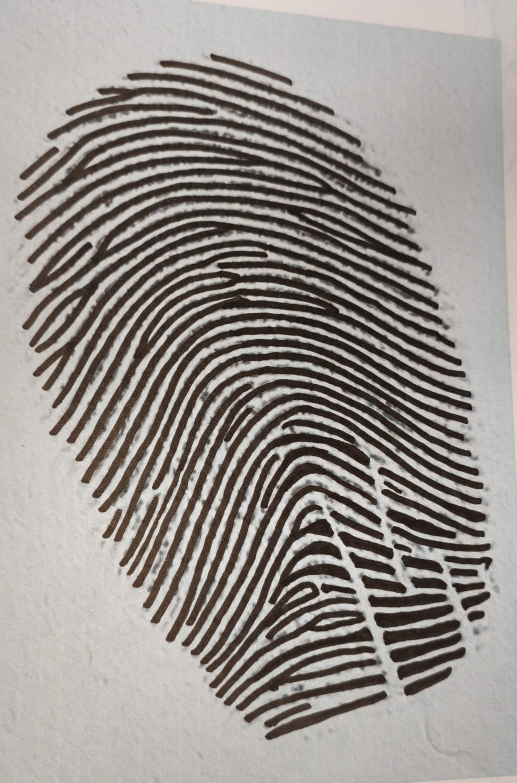
#> input picture minutiae_detection/input/Arthur1.jpeg, 1034 x 1565 px (shown at 1/2 size)
$ python -i masque.py   (imports and definitions only)
#> lines starting #> are read from the running program, lines starting #| are printed output that depends on the picture; after the words box and inside, x2 and y2 are one past the last pixel; in counts of white or black regions, pixels touching at a corner belong together
import cv2
import numpy as np
import matplotlib.pyplot as plt
from skimage.morphology import skeletonize
from scipy.ndimage import binary_opening


def masque_fun_v3(img_grise, debug=False):


#> called with debug = False
    def fill_holes_safe(binary255):
        """
        remplis les trous du masque pour qu'il soit uniforme
        """
        m = binary255.copy()
        h, w = m.shape

        # force bordure noire pour demarrer floodfill dans fond
        m[0, :] = 0
        m[-1, :] = 0
        m[:, 0] = 0
        m[:, -1] = 0

        flood = m.copy()
        mask_ff = np.zeros((h + 2, w + 2), np.uint8) #zone de "coloriage"

        # floodfill depuis (0,0) qui est maintenant garanti fond (0)
        cv2.floodFill(flood, mask_ff, (0, 0), 255)

        # trous = zones non atteintes par floodfill
        holes = cv2.bitwise_not(flood) # fond=0, empreinte=0, trous=255
        filled = cv2.bitwise_or(m, holes) # fusionne binary255 et trous
        return filled


    """
    Masque ROI :
    0 = fond
    255 = empreinte
    """
    # 1) flou fort pour effacer crêtes
    flou_gros = cv2.GaussianBlur(img_grise, (0, 0), 25.0)
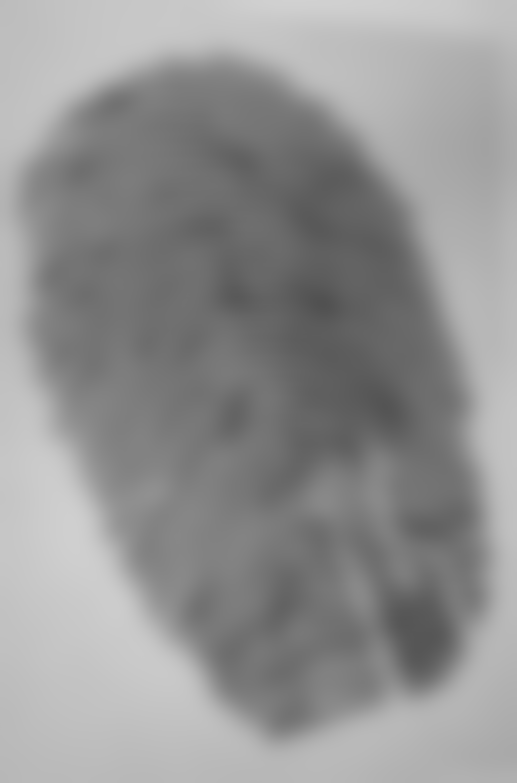
#> flou_gros: shape (1565, 1034) (shown at 1/2 size); min 81, max 209, mean 146.7

    # 2) Otsu: trouve meilleur seuil pour passage N&B
    thr, mask = cv2.threshold(flou_gros, 0, 255, cv2.THRESH_BINARY + cv2.THRESH_OTSU)
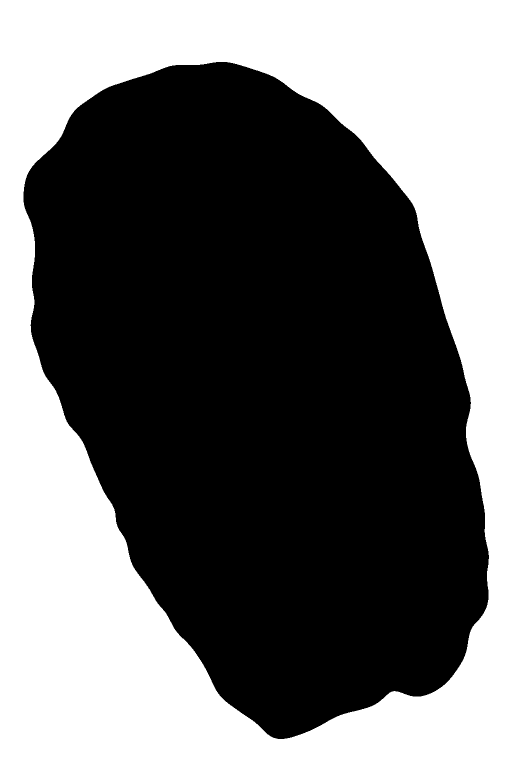
#> mask: shape (1565, 1034) (shown at 1/2 size); 44.8% white; 1 white region, box (x1, y1, x2, y2) and area: (0, 0, 1034, 1565) 725580
#> thr = 150

    # 3) décider inversion en regardant BORDS de l'image originale = fond
    # bordure = 10%  taille de l'image


    h_img, w_img = img_grise.shape
#> h_img = 1565; w_img = 1034
    border = max(5, int(min(h_img, w_img) * 0.10))
#> border = 103

    border_pixels = np.concatenate([
        img_grise[:border, :].ravel(),      # haut
        img_grise[-border:, :].ravel(),     # bas
        img_grise[:, :border].ravel(),      # gauche
        img_grise[:, -border:].ravel()      # droite
    ])
    mean_border = np.mean(border_pixels)
#> mean_border = 183.3
    mean_center = np.mean(img_grise[h_img//4:3*h_img//4, w_img//4:3*w_img//4])
#> mean_center = 111.6

    # Si fond  +CLAIR que  → empreinte sombre
    # Après Otsu,  pixels clairs deviennent blancs  → inverser
    if mean_border > mean_center:
       if np.mean(mask[0:border, :]) > 127:  # si bords du masque sont blancs
            mask = 255 - mask
    else:
        # fond sombre → on check les coins
        corners = np.array([mask[0,0], mask[0,-1], mask[-1,0], mask[-1,-1]])
        if np.mean(corners) > 127:
            mask = 255 - mask

    # 4) fermeture morpho (bouche trous)
    kclose = cv2.getStructuringElement(cv2.MORPH_ELLIPSE, (41, 41))
    mask = cv2.morphologyEx(mask, cv2.MORPH_CLOSE, kclose, iterations=2)
#> mask: shape (1565, 1034); 55.2% white; 1 black region, box (x1, y1, x2, y2) and area: (0, 0, 1034, 1565) 725461

    # 5) plus grande comp connexe
    num, lbl, stats, _ = cv2.connectedComponentsWithStats(\
        (mask > 0).astype(np.uint8), 8)
#> num = 2; stats = [[0, 0, 1034, 1565, 725461], [47, 124, 931, 1354, 892749]]
    #num = nbr de composantes trouvées
    #lbl = image de même taille que mask, pour chaque pixel : numéro de sa comp connexe
    #stats = tableau de stats pour chaque comp connexe : [x_min, y_min, largeur, hauteur, aire]

    if num > 1:
        #aire la + grd(fond exclus)
        max_comp_connexe = 1 + np.argmax(stats[1:, cv2.CC_STAT_AREA])
#> max_comp_connexe = 1
        #creer masque booleen
        mask = (lbl == max_comp_connexe).astype(np.uint8) * 255

    # 6) remplissage trous
    mask = fill_holes_safe(mask)
#> in fill_holes_safe, `cv2.floodFill(flood, mask_ff, (0, 0), 255)`: flood: shape (1565, 1034); every value is 255
#> in fill_holes_safe, `holes = cv2.bitwise_not(flood)`: holes: shape (1565, 1034); every value is 0


    # 7) dilatation -> éviter masque trop “serré”
    kdil = cv2.getStructuringElement(cv2.MORPH_ELLIPSE, (11, 11))
    mask = cv2.dilate(mask, kdil, iterations=1)
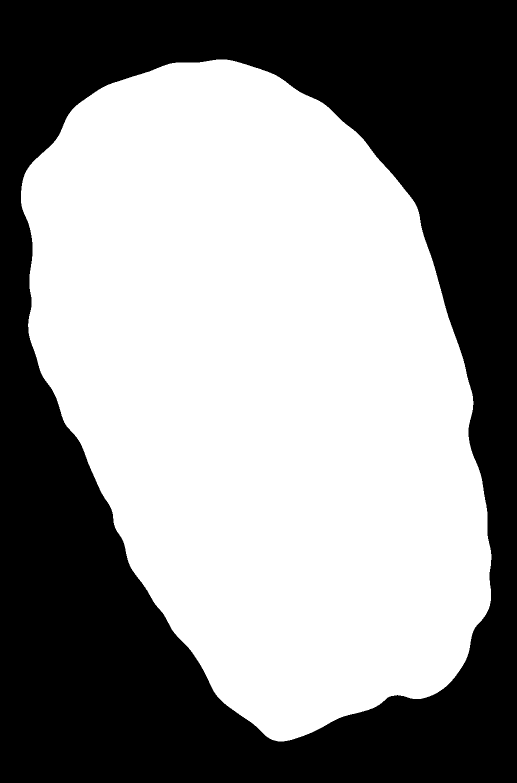
#> mask: shape (1565, 1034) (shown at 1/2 size); 56.3% white; 1 black region, box (x1, y1, x2, y2) and area: (0, 0, 1034, 1565) 706653

    # 8) lissage bords
    kopen = cv2.getStructuringElement(cv2.MORPH_ELLIPSE, (9, 9))
    mask = cv2.morphologyEx(mask, cv2.MORPH_OPEN, kopen, iterations=1)
#> mask: shape (1565, 1034); 56.3% white; 1 black region, box (x1, y1, x2, y2) and area: (0, 0, 1034, 1565) 706654

    return mask

>>> import cv2
>>> picture = cv2.imread('input/Arthur1.jpeg', cv2.IMREAD_GRAYSCALE)
>>> result = masque_fun_v3(picture)

$ run again, on minutiae_detection/input/Elise2.jpeg
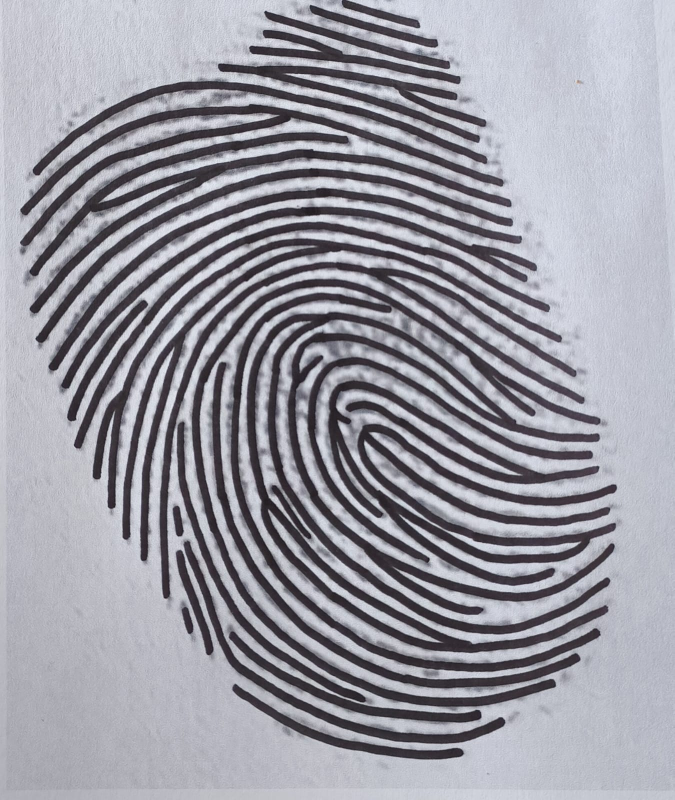
#> input picture minutiae_detection/input/Elise2.jpeg, 1349 x 1600 px (shown at 1/2 size)
#> in masque_fun_v3, `thr, mask = cv2.threshold(flou_gros, 0, 255, cv2.THRESH_BINARY + cv2.T..`:
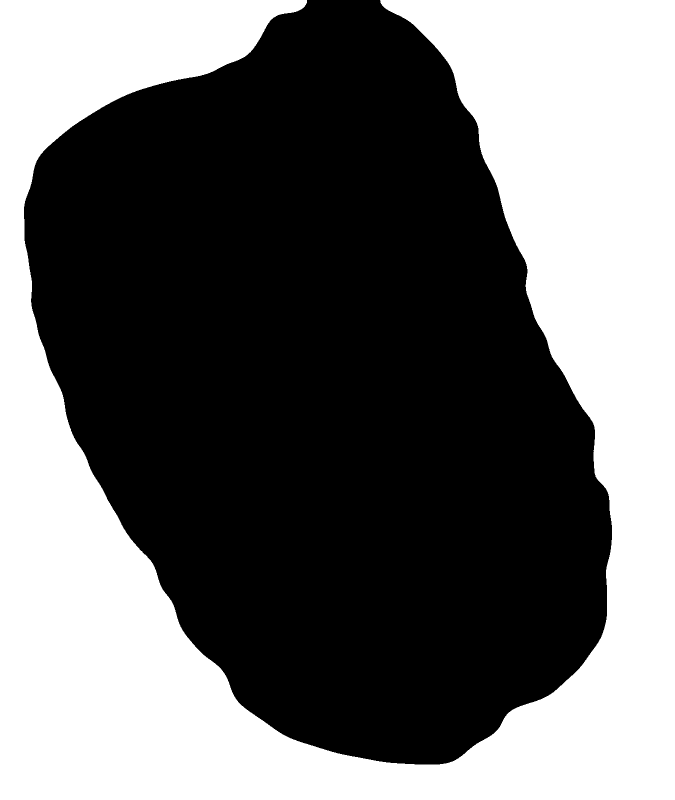
#> mask: shape (1600, 1349) (shown at 1/2 size); 42.3% white; 1 white region, box (x1, y1, x2, y2) and area: (0, 0, 1349, 1600) 912096
#> thr = 160
#> mean_border = 185.5
#> mean_center = 126.7
#> lbl: shape (1600, 1349) int32; values 0 (black) and 1 (white), 57.8% white; 1 black region, box (x1, y1, x2, y2) and area: (0, 0, 1349, 1600) 910364
#> num = 2; stats = [[0, 0, 1349, 1600, 910364], [48, 0, 1176, 1529, 1248036]]
#> max_comp_connexe = 1
#> m: shape (1600, 1349); 57.8% white; 1 black region, box (x1, y1, x2, y2) and area: (0, 0, 1349, 1600) 910583
#> flood: shape (1600, 1349); every value is 255
#> holes: shape (1600, 1349); every value is 0
#> in masque_fun_v3, `mask = cv2.dilate(mask, kdil, iterations=1)`:
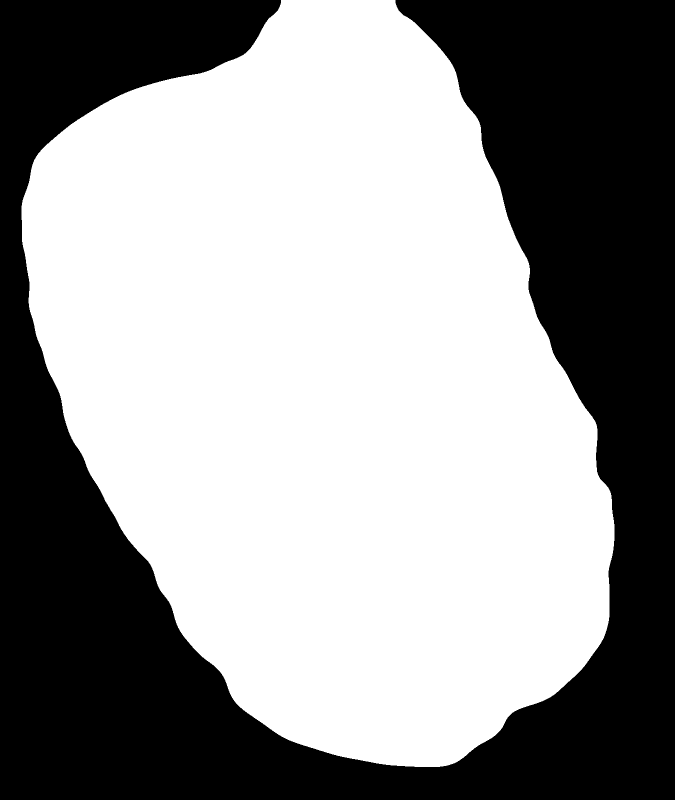
#> mask: shape (1600, 1349) (shown at 1/2 size); 58.8% white; 1 black region, box (x1, y1, x2, y2) and area: (0, 0, 1349, 1600) 889327

$ run again, on minutiae_detection/input/Elise3.jpeg
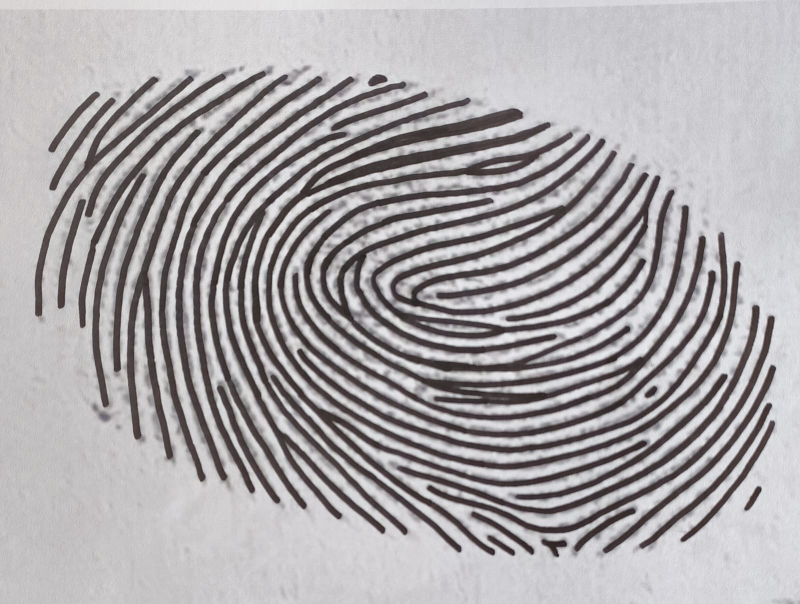
#> input picture minutiae_detection/input/Elise3.jpeg, 1600 x 1208 px (shown at 1/2 size)
#> in masque_fun_v3, `thr, mask = cv2.threshold(flou_gros, 0, 255, cv2.THRESH_BINARY + cv2.T..`:
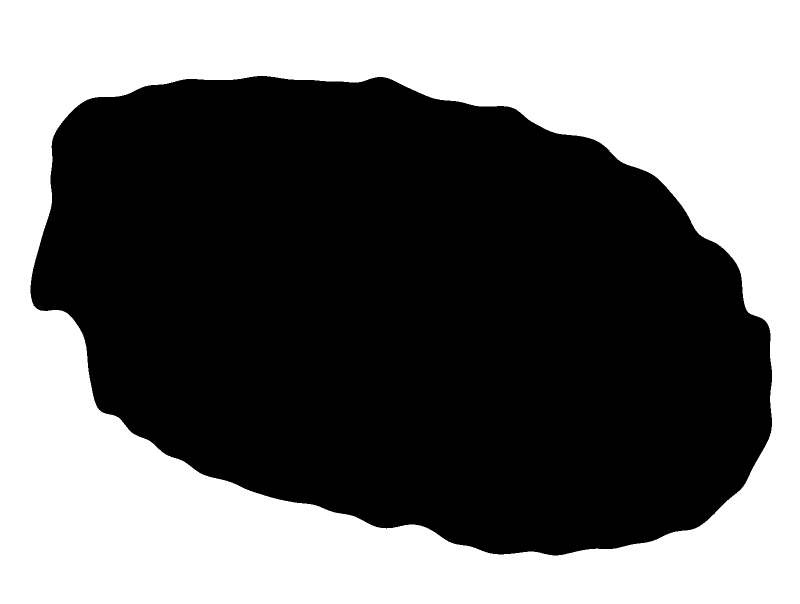
#> mask: shape (1208, 1600) (shown at 1/2 size); 44.1% white; 1 white region, box (x1, y1, x2, y2) and area: (0, 0, 1600, 1208) 852582
#> thr = 172
#> mean_border = 200.8
#> mean_center = 139.5
#> lbl: shape (1208, 1600) int32; values 0 (black) and 1 (white), 55.9% white; 1 black region, box (x1, y1, x2, y2) and area: (0, 0, 1600, 1208) 852410
#> num = 2; stats = [[0, 0, 1600, 1208, 852410], [61, 152, 1483, 959, 1080390]]
#> max_comp_connexe = 1
#> flood: shape (1208, 1600); every value is 255
#> holes: shape (1208, 1600); every value is 0
#> in masque_fun_v3, `mask = cv2.dilate(mask, kdil, iterations=1)`:
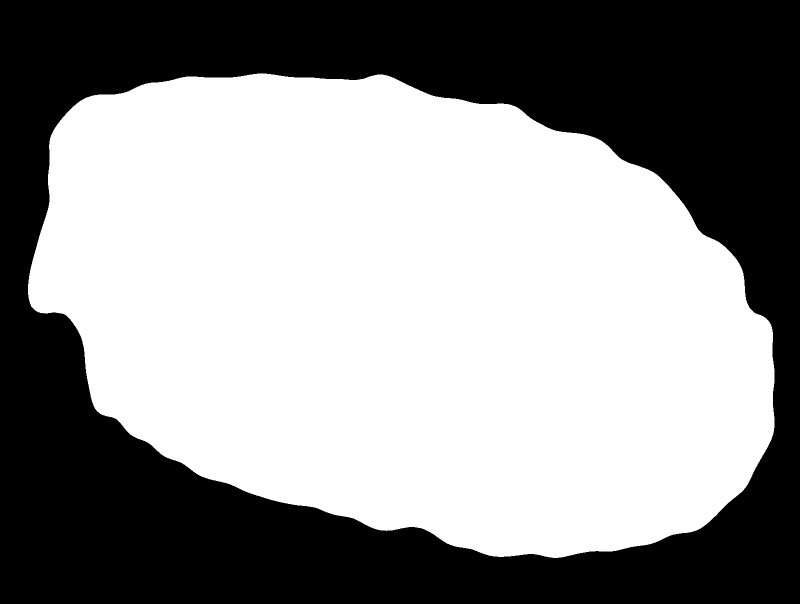
#> mask: shape (1208, 1600) (shown at 1/2 size); 57% white; 1 black region, box (x1, y1, x2, y2) and area: (0, 0, 1600, 1208) 832022
